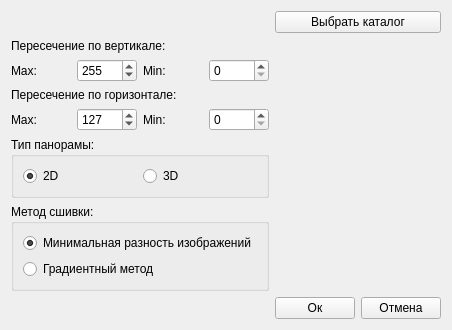
<?xml version="1.0" encoding="UTF-8"?>
<ui version="4.0">
 <class>Open_Form</class>
 <widget class="QWidget" name="Open_Form">
  <property name="geometry">
   <rect>
    <x>0</x>
    <y>0</y>
    <width>400</width>
    <height>300</height>
   </rect>
  </property>
  <property name="windowTitle">
   <string>Открыть</string>
  </property>
  <layout class="QGridLayout" name="gridLayout">
   <item row="2" column="1">
    <layout class="QHBoxLayout" name="horizontalLayout">
     <item>
      <widget class="QPushButton" name="OkButton">
       <property name="text">
        <string>Ок</string>
       </property>
      </widget>
     </item>
     <item>
      <widget class="QPushButton" name="CancelButton">
       <property name="text">
        <string>Отмена</string>
       </property>
      </widget>
     </item>
    </layout>
   </item>
   <item row="0" column="1">
    <widget class="QPushButton" name="SelectCatalog">
     <property name="text">
      <string>Выбрать каталог</string>
     </property>
    </widget>
   </item>
   <item row="1" column="1">
    <spacer name="verticalSpacer">
     <property name="orientation">
      <enum>Qt::Vertical</enum>
     </property>
     <property name="sizeHint" stdset="0">
      <size>
       <width>20</width>
       <height>40</height>
      </size>
     </property>
    </spacer>
   </item>
   <item row="1" column="0">
    <layout class="QVBoxLayout" name="verticalLayout">
     <item>
      <widget class="QLabel" name="label">
       <property name="text">
        <string>Пересечение по вертикале:</string>
       </property>
      </widget>
     </item>
     <item>
      <layout class="QHBoxLayout" name="horizontalLayout_2">
       <item>
        <widget class="QLabel" name="label_3">
         <property name="text">
          <string>Max:</string>
         </property>
        </widget>
       </item>
       <item>
        <widget class="QSpinBox" name="MaxVertycalCrossing">
         <property name="maximum">
          <number>1024</number>
         </property>
         <property name="value">
          <number>255</number>
         </property>
        </widget>
       </item>
       <item>
        <widget class="QLabel" name="label_4">
         <property name="text">
          <string>Min:</string>
         </property>
        </widget>
       </item>
       <item>
        <widget class="QSpinBox" name="MinVertycalCrossing">
         <property name="maximum">
          <number>500</number>
         </property>
        </widget>
       </item>
      </layout>
     </item>
     <item>
      <widget class="QLabel" name="label_2">
       <property name="text">
        <string>Пересечение по горизонтале:</string>
       </property>
      </widget>
     </item>
     <item>
      <layout class="QHBoxLayout" name="horizontalLayout_3">
       <item>
        <widget class="QLabel" name="label_5">
         <property name="text">
          <string>Max:</string>
         </property>
        </widget>
       </item>
       <item>
        <widget class="QSpinBox" name="MaxHorizontalCrossing">
         <property name="maximum">
          <number>1024</number>
         </property>
         <property name="value">
          <number>127</number>
         </property>
        </widget>
       </item>
       <item>
        <widget class="QLabel" name="label_6">
         <property name="text">
          <string>Min:</string>
         </property>
        </widget>
       </item>
       <item>
        <widget class="QSpinBox" name="MinHorizontalCrossing">
         <property name="maximum">
          <number>250</number>
         </property>
        </widget>
       </item>
      </layout>
     </item>
     <item>
      <layout class="QHBoxLayout" name="horizontalLayout_4">
       <item>
        <widget class="QGroupBox" name="groupBox">
         <property name="title">
          <string>Тип панорамы:</string>
         </property>
         <layout class="QGridLayout" name="gridLayout_2">
          <item row="0" column="0">
           <widget class="QRadioButton" name="Panorama2D">
            <property name="text">
             <string>2D</string>
            </property>
            <property name="checked">
             <bool>true</bool>
            </property>
           </widget>
          </item>
          <item row="0" column="1">
           <widget class="QRadioButton" name="Panorama3D">
            <property name="text">
             <string>3D</string>
            </property>
            <property name="checked">
             <bool>false</bool>
            </property>
           </widget>
          </item>
         </layout>
        </widget>
       </item>
      </layout>
     </item>
     <item>
      <layout class="QVBoxLayout" name="verticalLayout_2">
       <item>
        <widget class="QGroupBox" name="groupBox_2">
         <property name="title">
          <string>Метод сшивки:</string>
         </property>
         <layout class="QGridLayout" name="gridLayout_3">
          <item row="0" column="0">
           <widget class="QRadioButton" name="MinimalStitching">
            <property name="text">
             <string>Минимальная разность изображений</string>
            </property>
            <property name="checked">
             <bool>true</bool>
            </property>
           </widget>
          </item>
          <item row="1" column="0">
           <widget class="QRadioButton" name="GradientStitching">
            <property name="text">
             <string>Градиентный метод</string>
            </property>
            <property name="checked">
             <bool>false</bool>
            </property>
           </widget>
          </item>
         </layout>
        </widget>
       </item>
      </layout>
     </item>
    </layout>
   </item>
   <item row="0" column="0">
    <widget class="QLabel" name="CatalogPath">
     <property name="text">
      <string/>
     </property>
    </widget>
   </item>
  </layout>
 </widget>
 <resources/>
 <connections/>
</ui>
